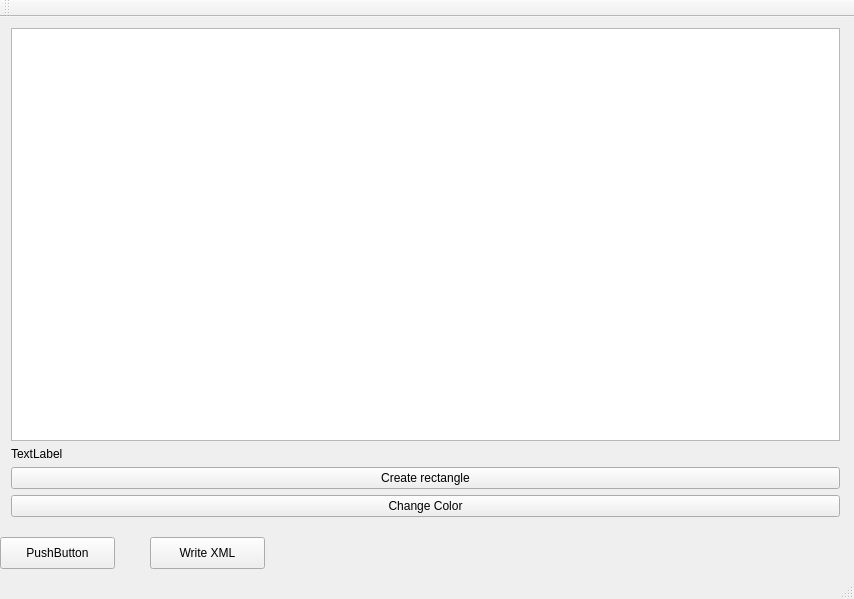
<?xml version="1.0" encoding="UTF-8"?>
<ui version="4.0">
 <class>MainWindow</class>
 <widget class="QMainWindow" name="MainWindow">
  <property name="geometry">
   <rect>
    <x>0</x>
    <y>0</y>
    <width>854</width>
    <height>599</height>
   </rect>
  </property>
  <property name="windowTitle">
   <string>MainWindow</string>
  </property>
  <widget class="QWidget" name="centralWidget">
   <widget class="QWidget" name="layoutWidget">
    <property name="geometry">
     <rect>
      <x>0</x>
      <y>0</y>
      <width>851</width>
      <height>511</height>
     </rect>
    </property>
    <layout class="QHBoxLayout" name="horizontalLayout">
     <item>
      <layout class="QVBoxLayout" name="verticalLayout">
       <item>
        <widget class="QGraphicsView" name="graphicsView">
         <property name="maximumSize">
          <size>
           <width>16777215</width>
           <height>16777215</height>
          </size>
         </property>
         <property name="mouseTracking">
          <bool>false</bool>
         </property>
         <property name="alignment">
          <set>Qt::AlignLeading|Qt::AlignLeft|Qt::AlignTop</set>
         </property>
        </widget>
       </item>
       <item>
        <widget class="QLabel" name="label">
         <property name="text">
          <string>TextLabel</string>
         </property>
        </widget>
       </item>
       <item>
        <widget class="QPushButton" name="pushButton">
         <property name="text">
          <string>Create rectangle</string>
         </property>
        </widget>
       </item>
       <item>
        <widget class="QPushButton" name="pushButton_2">
         <property name="text">
          <string>Change Color</string>
         </property>
        </widget>
       </item>
      </layout>
     </item>
    </layout>
   </widget>
   <widget class="QPushButton" name="xml_reader">
    <property name="geometry">
     <rect>
      <x>0</x>
      <y>520</y>
      <width>115</width>
      <height>32</height>
     </rect>
    </property>
    <property name="text">
     <string>PushButton</string>
    </property>
   </widget>
   <widget class="QPushButton" name="writeButton">
    <property name="geometry">
     <rect>
      <x>150</x>
      <y>520</y>
      <width>115</width>
      <height>32</height>
     </rect>
    </property>
    <property name="text">
     <string>Write XML</string>
    </property>
   </widget>
  </widget>
  <widget class="QMenuBar" name="menuBar">
   <property name="geometry">
    <rect>
     <x>0</x>
     <y>0</y>
     <width>854</width>
     <height>22</height>
    </rect>
   </property>
  </widget>
  <widget class="QToolBar" name="mainToolBar">
   <attribute name="toolBarArea">
    <enum>TopToolBarArea</enum>
   </attribute>
   <attribute name="toolBarBreak">
    <bool>false</bool>
   </attribute>
  </widget>
  <widget class="QStatusBar" name="statusBar"/>
 </widget>
 <layoutdefault spacing="6" margin="11"/>
 <resources/>
 <connections/>
</ui>
